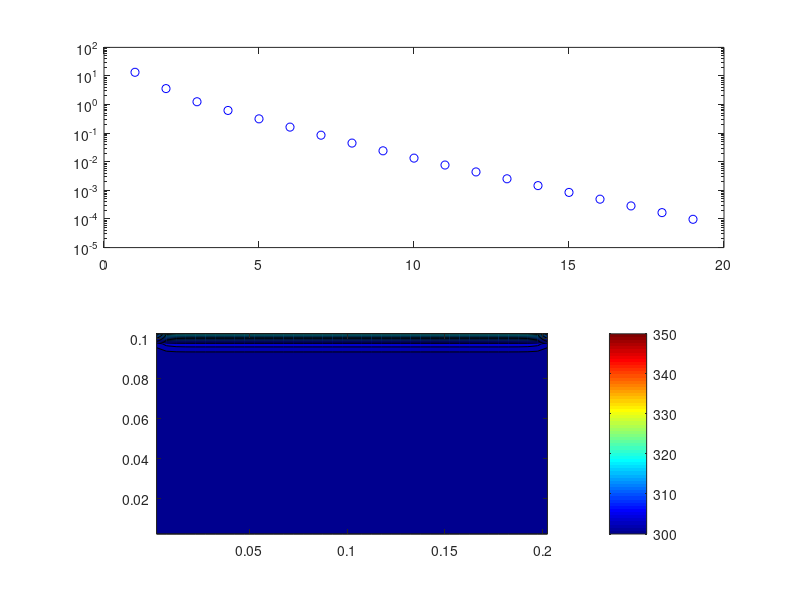

The MATLAB script that drew this image:
close all; clear all; clc;

% Two Dimensional Transient Heat Conduction
% Finite Volume Method
% Constant Wall Temperature Boundaries
%     ___________________________
%    |           Top             |
%    |                           |
% Ly | Left                      | Right
%    |           Bottom          |
%    |___________________________|
%                Lx

% PROPERTIES
Lx = 0.2;             % [m]        Length of Plate
Ly = 0.1;             % [m]        Height of Plate
C = 900;              % [J/(kg.K)  Specific Heat
rho = 2700;           % [kg/(m^3)] Density
K = 250;              % [W/(m.K)]  Thermal conductivity
alpha = K/(rho*C);    % [m^2/s]    Thermal diffusivity

% DOMAIN
nx = 40;					% Number of Control Volumes in x
ny = 20;					% Number of Control Volumes in y
dx = Lx/nx;                % Node spacing in x
dy = Ly/ny;                % Node spacing in y
dz = 1;						% Node spacing in z (unit thickness)
x = dx/2:dx:Lx+(dx/2);    % Nodal Positions in x
y = dy/2:dy:Ly+(dy/2);    % Nodal Positions in y
dV = dx*dy*dz;
Ae = dy; Aw = Ae;
As = dx; An = As;

% TIME INITIALIZATION
time = 60;
dt = 0.1;
timesteps = time/dt;

% BOUNDARY CONDITIONS
Tt = 350;   % [degC]    Top Wall Temperature
Tb = 300;   % [degC]    Bottom Wall Temperature
Tl = 300;   % [degC]    Left Wall Temperature
Tr = 300;   % [degC]    Right Wall Temperature

% INITIALIZATION
Nx = nx+1;
Ny = ny+1;
M = zeros(Nx,Ny);
Tini = 300;
T = Tini*(1+M);
error = 150418031;
counter = 0;
Told = T;
Tp = Told;

subplot(2,1,1);
xlabel('number of time steps (nt)','Fontsize',15,'Fontweight','bold','color','k');
ylabel('error(residue)','Fontsize',15,'Fontweight','bold','color','k');
title({'2D  Heat Conduction in Transient State.',['Number of iterations = ',num2str(counter)]});

subplot(2,1,2);
xlabel('X Axis','Fontsize',15,'Fontweight','bold','color','k');
ylabel('Y Axis','Fontsize',15,'Fontweight','bold','color','k');

uu=0;	k = 1: 9999;

while (error>1e-4)
	for i = 1:Nx
		for j = 1:Ny
			aP0 = rho*C*dV/dt;
			if (i>1) && (i<Nx) && (j==Ny) %Top wall
    			aE = K*Ae/dx;   aW = K*Aw/dx;   aN = 0;   aS = K*As/dy;
    			sP = -2*K*An/dy;
    			sU = 2*K*An*Tt/dy;
    			aP = aP0 + aE + aW + aN + aS -sP;
    			H = aE*Told(i+1,j) + aW*Told(i-1,j);
    			V = aN*Tt + aS*Told(i,j-1);
    			b = sU + (aP0*Tp(i,j));
			elseif (i>1) && (i<Nx) && (j==1) %Bottom wall
    			aE = K*Ae/dx;   aW = K*Aw/dx;   aN = K*An/dy;   aS = 0;
    			sP = -2*K*As/dy;
    			sU = 2*K*As*Tb/dy;
    			aP = aP0 + aE + aW + aN + aS -sP;
    			H = aE*Told(i+1,j) + aW*Told(i-1,j);
    			V = aN*Told(i,j+1) + aS*Tb;
    			b = sU + (aP0*Tp(i,j));
			elseif (i==1) && (j>1) && (j<Ny) % Left wall
    			aE = K*Ae/dx;   aW = 0;   aN = K*An/dy;   aS = K*As/dy;
    			sP = -2*K*Aw/dx;
    			sU = 2*K*Aw*Tl/dx;
    			aP = aP0 + aE + aW + aN + aS -sP;
    			H = aE*Told(i+1,j) + aW*Tl;
    			V = aN*Told(i,j+1) + aS*Told(i,j-1);
    			b = sU + (aP0*Tp(i,j));
			elseif (i==Nx) && (j>1) && (j<Ny) % Right wall
    			aE = 0;   aW = K*Aw/dx;   aN = K*An/dy;   aS = K*As/dy;
    			sP = -2*K*Ae/dx;
    			sU = 2*K*Ae*Tr/dx;
    			aP = aP0 + aE + aW + aN + aS -sP;
    			H = aE*Tr + aW*Told(i-1,j);
    			V = aN*Told(i,j+1) + aS*Told(i,j-1);
    			b = sU + (aP0*Tp(i,j));
			elseif (i==1) && (j==1) % Bottom Left Corner
    			aE = K*Ae/dx;   aW = 0;   aN = K*An/dy;   aS = 0;
    			sP = -2*(K*As/dy + K*Aw/dx);
    			sU = 2*(K*As*Tb/dy + K*Aw*Tl/dx);
    			aP = aP0 + aE + aW + aN + aS -sP;
    			H = aE*Told(i+1,j) + aW*Tl;
    			V = aN*Told(i,j+1) + aS*Tb;
    			b = sU + (aP0*Tp(i,j));
			elseif (i==Nx) && (j==1)    % Bottom Right Corner
    			aE = 0;   aW = K*Aw/dx;   aN = K*An/dy;   aS = 0;
    			sP = -2*(K*As/dy + K*Ae/dx);
    			sU = 2*(K*As*Tb/dy + K*Ae*Tr/dx);
    			aP = aP0 + aE + aW + aN + aS -sP;
    			H = aE*Tr + aW*Told(i-1,j);
    			V = aN*Told(i,j+1) + aS*Tb;
    			b = sU + (aP0*Tp(i,j));
			elseif (i==1) && (j==Ny)    % Top Left Corner
    			aE = K*Ae/dx;   aW = 0;   aN = 0;   aS = K*As/dy;
    			sP = -2*(K*An/dy + K*Aw/dx);
    			sU = 2*(K*An*Tt/dy + K*Aw*Tl/dx);
    			aP = aP0 + aE + aW + aN + aS -sP;
    			H = aE*Told(i+1,j) + aW*Tl;
    			V = aN*Tt + aS*Told(i,j-1);
    			b = sU + (aP0*Tp(i,j));
			elseif (i==Nx) && (j==Ny)    % Top Right Corner
    			aE = 0;   aW = K*Aw/dx;   aN = 0;   aS = K*As/dy;
    			sP = -2*(K*An/dy + K*Ae/dx);
    			sU = 2*(K*An*Tt/dy + K*Ae*Tr/dx);
    			aP = aP0 + aE + aW + aN + aS -sP;
    			H = aE*Tr + aW*Told(i-1,j);
    			V = aN*Tt + aS*Told(i,j-1);
    			b = sU + (aP0*Tp(i,j));
			else
    			aE = K*Ae/dx;   aW = K*Aw/dx;   aN = K*An/dy;   aS = K*As/dy;
    			sP = 0;         sU = 0;
    			aP = aP0 + aE + aW + aN + aS -sP;
    			H = aE*Told(i+1,j) + aW*Told(i-1,j);
    			V = aN*Told(i,j+1) + aS*Told(i,j-1);
    			b = sU + (aP0*Tp(i,j));
			end
			T(i,j)=(1/aP)*(H + V + b);
		end
	end
    error = max(max(abs(T - Told))) ;
    Told = T;
    counter = counter + 1;

	subplot(2,1,1);
uu = uu+1;
	semilogy(k(uu),error,'marker','o','color','b');

	hold on;
	pause(0.001)

	subplot(2,1,2);
	contourf(x,y,T');
	colorbar;
	caxis([min([Tl Tr Tb Tt]) max([Tl Tr Tb Tt])]);
	colormap(jet)
	pbaspect([Nx/Ny 1 1]) 
end


